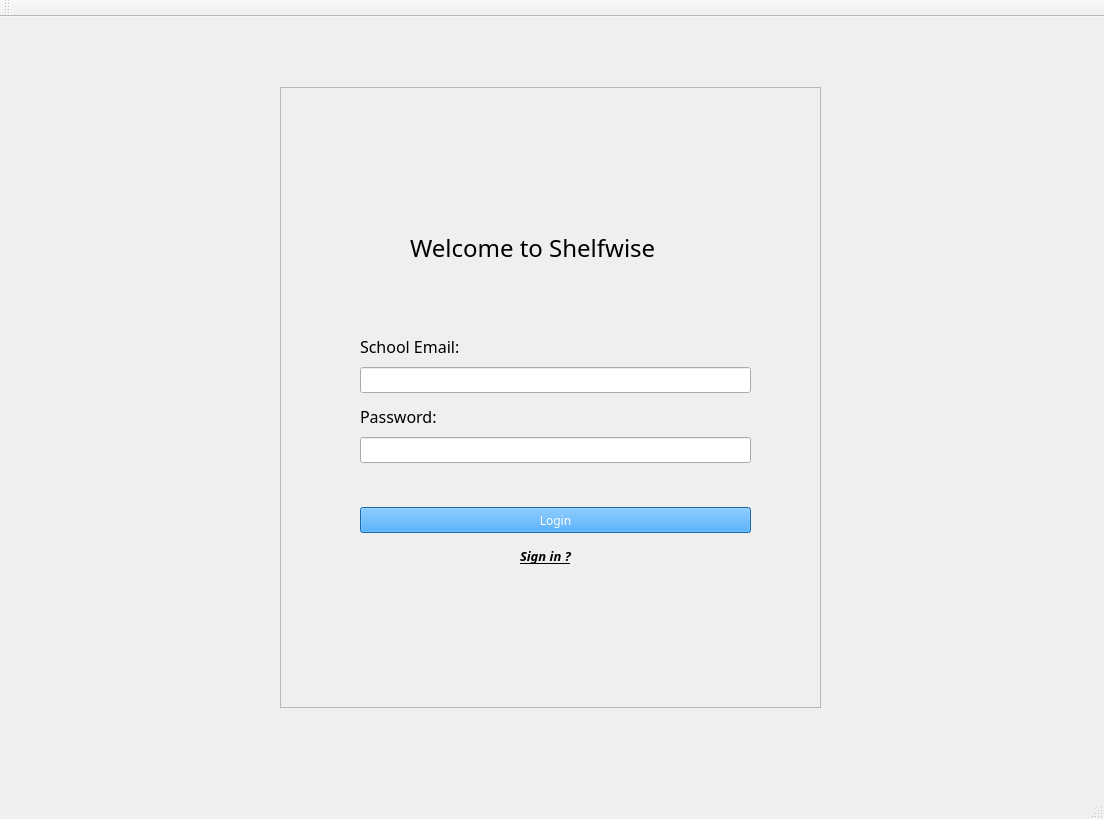
<?xml version="1.0" encoding="UTF-8"?>
<ui version="4.0">
 <class>shelfwise</class>
 <widget class="QMainWindow" name="shelfwise">
  <property name="geometry">
   <rect>
    <x>0</x>
    <y>0</y>
    <width>1104</width>
    <height>819</height>
   </rect>
  </property>
  <property name="windowTitle">
   <string>shelfwise</string>
  </property>
  <property name="styleSheet">
   <string notr="true"/>
  </property>
  <widget class="QWidget" name="centralwidget">
   <widget class="QFrame" name="frame">
    <property name="geometry">
     <rect>
      <x>280</x>
      <y>70</y>
      <width>541</width>
      <height>621</height>
     </rect>
    </property>
    <property name="frameShape">
     <enum>QFrame::Shape::StyledPanel</enum>
    </property>
    <property name="frameShadow">
     <enum>QFrame::Shadow::Raised</enum>
    </property>
    <widget class="QWidget" name="widget" native="true">
     <property name="geometry">
      <rect>
       <x>60</x>
       <y>230</y>
       <width>431</width>
       <height>291</height>
      </rect>
     </property>
     <widget class="QLineEdit" name="lineEdit">
      <property name="geometry">
       <rect>
        <x>20</x>
        <y>50</y>
        <width>391</width>
        <height>26</height>
       </rect>
      </property>
      <property name="font">
       <font>
        <family>Sans Serif</family>
        <pointsize>11</pointsize>
       </font>
      </property>
      <property name="text">
       <string/>
      </property>
      <property name="alignment">
       <set>Qt::AlignmentFlag::AlignLeading|Qt::AlignmentFlag::AlignLeft|Qt::AlignmentFlag::AlignVCenter</set>
      </property>
     </widget>
     <widget class="QLineEdit" name="lineEdit_2">
      <property name="geometry">
       <rect>
        <x>20</x>
        <y>120</y>
        <width>391</width>
        <height>26</height>
       </rect>
      </property>
      <property name="font">
       <font>
        <family>Sans Serif</family>
        <pointsize>11</pointsize>
       </font>
      </property>
      <property name="text">
       <string/>
      </property>
      <property name="alignment">
       <set>Qt::AlignmentFlag::AlignLeading|Qt::AlignmentFlag::AlignLeft|Qt::AlignmentFlag::AlignVCenter</set>
      </property>
     </widget>
     <widget class="QLabel" name="label_2">
      <property name="geometry">
       <rect>
        <x>20</x>
        <y>20</y>
        <width>131</width>
        <height>18</height>
       </rect>
      </property>
      <property name="font">
       <font>
        <family>JetBrainsMono Nerd Font</family>
        <pointsize>12</pointsize>
       </font>
      </property>
      <property name="text">
       <string>School Email:</string>
      </property>
     </widget>
     <widget class="QLabel" name="label_3">
      <property name="geometry">
       <rect>
        <x>20</x>
        <y>90</y>
        <width>91</width>
        <height>18</height>
       </rect>
      </property>
      <property name="font">
       <font>
        <family>JetBrainsMono Nerd Font</family>
        <pointsize>12</pointsize>
       </font>
      </property>
      <property name="text">
       <string>Password:</string>
      </property>
     </widget>
     <widget class="QPushButton" name="pushButton">
      <property name="geometry">
       <rect>
        <x>20</x>
        <y>190</y>
        <width>391</width>
        <height>26</height>
       </rect>
      </property>
      <property name="font">
       <font>
        <family>JetBrainsMono Nerd Font</family>
       </font>
      </property>
      <property name="styleSheet">
       <string notr="true">background-color:rgb(32, 148, 243);
color:rgb(255, 255, 255);</string>
      </property>
      <property name="text">
       <string>Login</string>
      </property>
     </widget>
     <widget class="QLabel" name="label_4">
      <property name="geometry">
       <rect>
        <x>180</x>
        <y>230</y>
        <width>71</width>
        <height>18</height>
       </rect>
      </property>
      <property name="font">
       <font>
        <family>JetBrainsMono Nerd Font</family>
        <pointsize>10</pointsize>
        <italic>true</italic>
        <bold>true</bold>
        <underline>true</underline>
       </font>
      </property>
      <property name="text">
       <string>Sign in ?</string>
      </property>
     </widget>
    </widget>
    <widget class="QWidget" name="Interface" native="true">
     <property name="geometry">
      <rect>
       <x>60</x>
       <y>120</y>
       <width>431</width>
       <height>111</height>
      </rect>
     </property>
     <property name="font">
      <font>
       <pointsize>11</pointsize>
       <underline>false</underline>
      </font>
     </property>
     <widget class="QLabel" name="label">
      <property name="geometry">
       <rect>
        <x>70</x>
        <y>20</y>
        <width>291</width>
        <height>41</height>
       </rect>
      </property>
      <property name="font">
       <font>
        <family>JetBrainsMono Nerd Font</family>
        <pointsize>18</pointsize>
        <underline>false</underline>
       </font>
      </property>
      <property name="text">
       <string>Welcome to Shelfwise</string>
      </property>
     </widget>
    </widget>
   </widget>
  </widget>
  <widget class="QStatusBar" name="statusbar"/>
  <widget class="QToolBar" name="toolBar">
   <property name="windowTitle">
    <string>toolBar</string>
   </property>
   <attribute name="toolBarArea">
    <enum>TopToolBarArea</enum>
   </attribute>
   <attribute name="toolBarBreak">
    <bool>false</bool>
   </attribute>
  </widget>
 </widget>
 <resources/>
 <connections/>
</ui>
